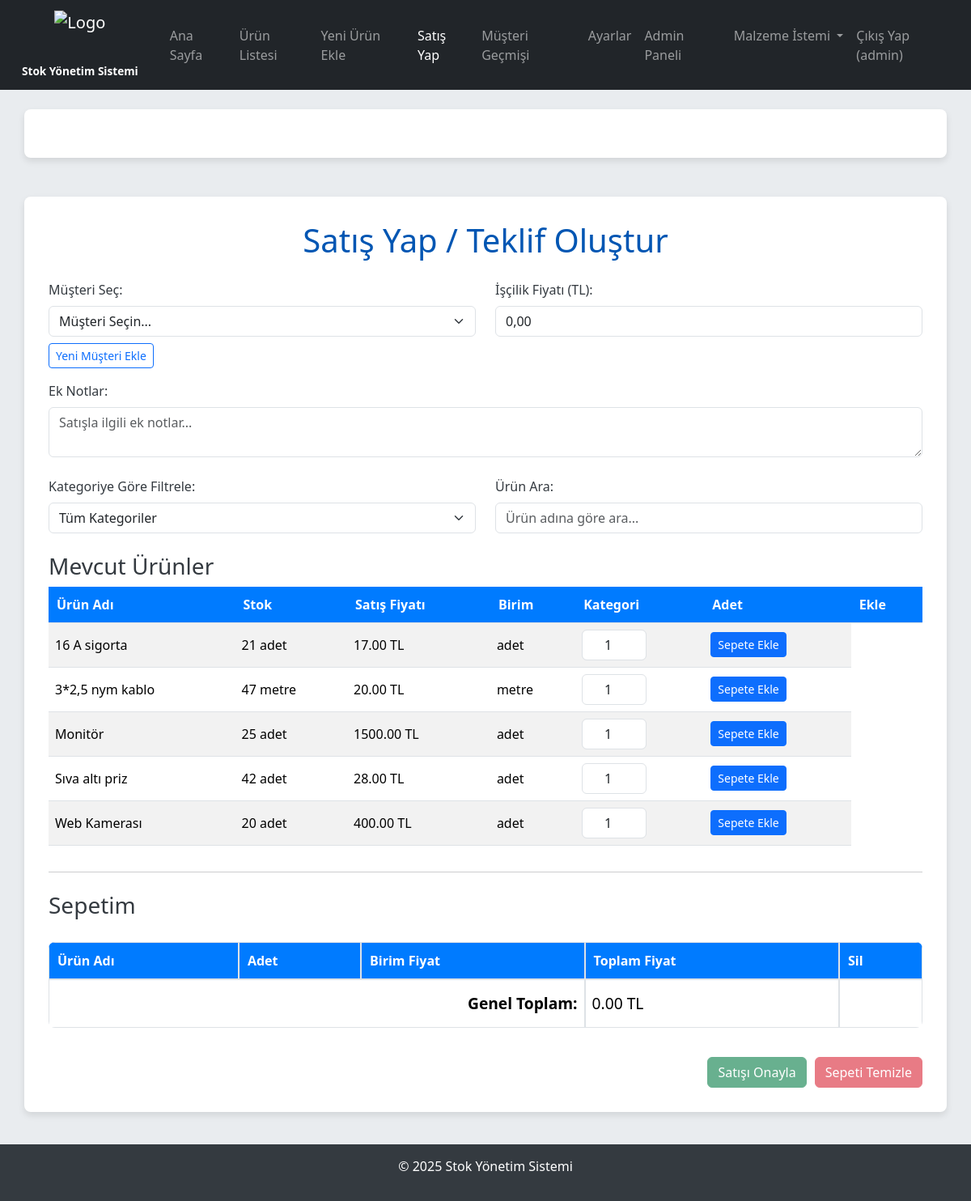
Screenshot of /satis_yap (signed in) with the database file from the repository.
### app.py (models this page shows)
class Urun(db.Model):
    __tablename__ = 'urunler'
    id = db.Column(db.Integer, primary_key=True)
    ad = db.Column(db.String(100), nullable=False)
    stok = db.Column(db.Integer, default=0)
    alis_fiyat = db.Column(db.Float, nullable=False)
    satis_fiyat = db.Column(db.Float, nullable=False)
    birim = db.Column(db.String(50), nullable=False)
    kategori = db.Column(db.String(50), nullable=False)

### app.py (the view)
@app.route('/satis_yap')
@login_required
def satis_yap():
    urunler = Urun.query.order_by(Urun.ad).all()
    kategoriler = Urun.query.with_entities(Urun.kategori).distinct().order_by(Urun.kategori).all()
    musteriler = Musteri.query.order_by(Musteri.ad_soyad).all()
    return render_template('satis_yap.html', urunler=urunler, kategoriler=kategoriler, musteriler=musteriler)

### app.py (called while the page is built)
def login_required(f):
    @wraps(f)
    def decorated_function(*args, **kwargs):
        if 'kullanici_id' not in session:
            flash('Bu sayfaya erişmek için giriş yapmalısınız.', 'danger')
            return redirect(url_for('giris'))
        return f(*args, **kwargs)
    return decorated_function

### templates/satis_yap.html (shortened to what this page needs)
<!DOCTYPE html>
<html lang="tr">
<head>
    <link href="https://cdn.jsdelivr.net/npm/bootstrap@5.3.3/dist/css/bootstrap.min.css" rel="stylesheet">
    <link rel="stylesheet" href="https://cdnjs.cloudflare.com/ajax/libs/font-awesome/6.0.0-beta3/css/all.min.css" />
</head>
<body>
    <nav class="navbar navbar-expand-lg navbar-dark bg-dark mb-4">
        <div class="container-fluid">
            <a class="navbar-brand" href="{{ url_for('anasayfa') }}">
                <img src="{{ url_for('static', filename='images/logo.png') }}" alt="Logo" class="logo-img">
                <span class="app-title-text">Stok Yönetim Sistemi</span>
            </a>
            <div class="collapse navbar-collapse" id="navbarNav">
                <ul class="navbar-nav ms-auto">
                    <li class="nav-item">
                        <a class="nav-link" href="{{ url_for('anasayfa') }}">Ana Sayfa</a>
                    </li>
                    {% if session.get('rol') == 'admin' %}
                    <li class="nav-item">
                        <a class="nav-link" href="{{ url_for('urun_listesi') }}">Ürün Listesi</a>
                    </li>
                    {% endif %}
                    <li class="nav-item">
                        <a class="nav-link" href="{{ url_for('yeni_urun') }}">Yeni Ürün Ekle</a>
                    </li>
                    <li class="nav-item">
                        <a class="nav-link active" aria-current="page" href="{{ url_for('satis_yap') }}">Satış Yap</a>
                    </li>
                    <li class="nav-item">
                        <a class="nav-link" href="{{ url_for('musteri_gecmisi') }}">Müşteri Geçmişi</a>
                    </li>
                    <li class="nav-item">
                        <a class="nav-link" href="{{ url_for('ayarlar') }}">Ayarlar</a>
                    </li>
                    {% if session.get('rol') == 'admin' %}
                    <li class="nav-item">
                        <a class="nav-link" href="{{ url_for('admin_panel_kullanicilar') }}">Admin Paneli</a>
                    </li>
                    {% endif %}
                    {% if session.get('kullanici_id') %}
                    <li class="nav-item dropdown">
                        <a class="nav-link dropdown-toggle" href="#" id="navbarDropdownMalzemeIstemi" role="button" data-bs-toggle="dropdown" aria-expanded="false">
                            Malzeme İstemi
                        </a>
                    </li>
                    {% endif %}
                    {% if session.get('kullanici_id') %}
                    <li class="nav-item">
                        <a class="nav-link" href="{{ url_for('cikis') }}">Çıkış Yap ({{ session.get('kullanici_adi') }})</a>
                    </li>
                    {% endif %}
                </ul>
            </div>
        </div>
    </nav>
    <div class="container mt-3">
    </div>
    <div class="container mt-5">
        <h1>Satış Yap / Teklif Oluştur</h1>
        <div class="row mb-4">
            <div class="col-md-6">
                <label for="musteri_sec" class="form-label">Müşteri Seç:</label>
                <select id="musteri_sec" class="form-select" required onchange="checkSaleReadiness()">
                    <option value="">Müşteri Seçin...</option>
                </select>
                <a href="{{ url_for('musteri_ekle') }}" class="btn btn-sm btn-outline-primary mt-2">Yeni Müşteri Ekle</a>
            </div>
            <div class="col-md-6">
                <label for="iscilik_fiyati" class="form-label">İşçilik Fiyatı (TL):</label>
                <input type="text" id="iscilik_fiyati" class="form-control" value="0,00" oninput="formatAndLimitCurrency(this, 100000); updateTotalAndCheckReadiness();">
            </div>
            <div class="col-12 mt-3">
                <label for="ek_notlar" class="form-label">Ek Notlar:</label>
                <textarea id="ek_notlar" class="form-control" rows="2" placeholder="Satışla ilgili ek notlar..."></textarea>
            </div>
        </div>
        <div class="row mb-3">
            <div class="col-md-6">
                <label for="kategori_filtre_satis" class="form-label">Kategoriye Göre Filtrele:</label>
                <select id="kategori_filtre_satis" class="form-select" onchange="filterProducts()">
                    <option value="Tümü">Tüm Kategoriler</option>
                </select>
            </div>
            <div class="col-md-6">
                <label for="urun_arama" class="form-label">Ürün Ara:</label>
                <input type="text" id="urun_arama" class="form-control" onkeyup="filterProducts()" placeholder="Ürün adına göre ara...">
            </div>
        </div>
        <h3 class="mt-4">Mevcut Ürünler</h3>
        <div class="table-responsive">
            <table class="table table-striped table-hover" id="urunListesi">
                <thead>
                    <tr>
                        <th>Ürün Adı</th>
                        <th {% if session.get('rol') == 'personel' %} class="d-none" {% endif %}>Stok</th>
                        <th>Satış Fiyatı</th>
                        <th>Birim</th>
                        <th>Kategori</th>
                        <th>Adet</th>
                        <th>Ekle</th>
                    </tr>
                </thead>
                <tbody>
                    {% for urun in urunler %}
                    <tr data-id="{{ urun['id'] }}" data-ad="{{ urun['ad'] }}" data-fiyat="{{ urun['satis_fiyat'] }}" data-stok="{{ urun['stok'] }}" data-kategori="{{ urun['kategori'] }}">
                        <td>{{ urun['ad'] }}</td>
                        <td {% if session.get('rol') == 'personel' %} class="d-none" {% endif %}><span class="mevcut-stok">{{ urun['stok'] }}</span> {{ urun['birim'] }}</td>
                        <td>{{ "%.2f"|format(urun['satis_fiyat']) }} TL</td>
                        <td>{{ urun['birim'] }}</td>
                        <td><input type="number" class="form-control adet-input" value="1" min="1" {% if session.get('rol') != 'personel' %} max="{{ urun['stok'] }}" {% endif %} onchange="validateAdet(this)"></td>
                        <td><button class="btn btn-sm btn-primary" onclick="addToCart(this)">Sepete Ekle</button></td>
                    </tr>
                    {% endfor %}
                </tbody>
            </table>
        </div>
        <hr>
        <h3 class="mt-4">Sepetim</h3>
        <div class="table-responsive">
            <table class="table table-bordered" id="sepet">
                <thead>
                    <tr>
                        <th>Ürün Adı</th>
                        <th>Adet</th>
                        <th>Birim Fiyat</th>
                        <th>Toplam Fiyat</th>
                        <th>Sil</th>
                    </tr>
                </thead>
                <tfoot>
                    <tr>
                        <td colspan="3" style="text-align: right;"><strong>Genel Toplam:</strong></td>
                        <td id="genelToplam">0.00 TL</td>
                        <td></td>
                    </tr>
                </tfoot>
            </table>
        </div>
        <div class="sepet-buttons">
            <button onclick="confirmSale()" id="satisOnaylaBtn" class="btn btn-success" disabled>Satışı Onayla</button>
            <button onclick="clearCart()" id="sepetiTemizleBtn" class="btn btn-danger" disabled>Sepeti Temizle</button>
        </div>
    </div>
    <footer>
        <p>&copy; {{ now().year }} Stok Yönetim Sistemi</p>
    </footer>
</body>
</html>

### templates/satis_yap.html (style rules this page uses)
body { font-family: 'Segoe UI', Tahoma, Geneva, Verdana, sans-serif; background-color: #e9ecef; color: #343a40; }
.navbar-brand { display: flex; flex-direction: column; align-items: center; text-align: center; padding: 5px 15px; }
.navbar-brand .logo-img { height: 60px; width: auto; margin-bottom: 5px; }
.navbar-brand .app-title-text { font-size: 0.85rem; font-weight: bold; color: white; white-space: nowrap; }
.container { background-color: #ffffff; border-radius: 8px; box-shadow: 0 4px 8px rgba(0, 0, 0, 0.1); padding: 30px; }
h1 { color: #0056b3; margin-bottom: 25px; text-align: center; }
#urunListesi th, #sepet th { background-color: #007bff; color: white; padding: 10px; }
#urunListesi td, #sepet td { padding: 8px; vertical-align: middle; }
.adet-input { width: 80px; text-align: center; }
#sepet { width: 100%; margin-top: 20px; border-collapse: separate; border-spacing: 0; border-radius: 8px; overflow: hidden; }
#sepet th, #sepet td { border: 1px solid #dee2e6; }
#sepet tfoot td { font-size: 1.2rem; padding-top: 15px; padding-bottom: 15px; }
.sepet-buttons { margin-top: 20px; display: flex; gap: 10px; justify-content: flex-end; }
footer { margin-top: 40px; padding: 15px; background-color: #343a40; color: white; text-align: center; width: 100%; }

### rows the page displays
Urun: ad "16 A sigorta", stok "21", birim "adet", satis_fiyat "17.00"
Urun: ad "3*2,5 nym kablo", stok "47", birim "metre", satis_fiyat "20.00"
Urun: ad "Monitör", stok "25", birim "adet", satis_fiyat "1500.00"
Urun: ad "Sıva altı priz", stok "42", birim "adet", satis_fiyat "28.00"
Urun: ad "Web Kamerası", stok "20", birim "adet", satis_fiyat "400.00"

### other values shown
{{ session.get('kullanici_adi') }} "admin"
